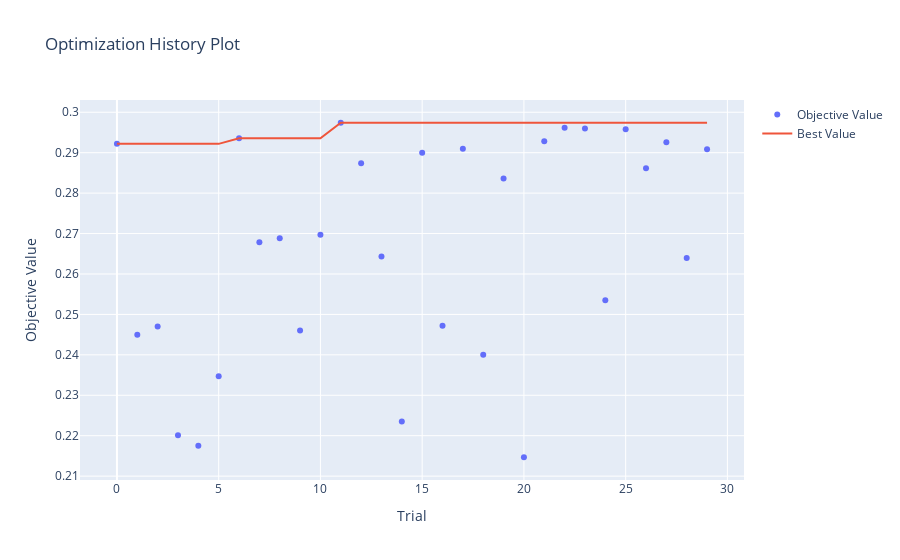

Notebook code cell kept with this figure:
### Code cell
optuna.visualization.plot_optimization_history(study_rf)

### Figure 1 — Plotly figure (JSON) as saved in the notebook; plotly's stock layout.template omitted (floating-point values rounded to 4 significant figures)
{"data": [{"mode": "markers", "name": "Objective Value", "type": "scatter", "x": [0, 1, 2, 3, 4, 5, 6, 7, 8, 9, 10, 11, 12, 13, 14, 15, 16, 17, 18, 19, 20, 21, 22, 23, 24, 25, 26, 27, 28, 29], "y": [0.2922, 0.245, 0.247, 0.2201, 0.2175, 0.2347, 0.2936, 0.2679, 0.2688, 0.246, 0.2697, 0.2974, 0.2874, 0.2643, 0.2235, 0.29, 0.2472, 0.2909, 0.24, 0.2836, 0.2147, 0.2928, 0.2961, 0.296, 0.2535, 0.2958, 0.2862, 0.2926, 0.264, 0.2909]}, {"mode": "lines", "name": "Best Value", "type": "scatter", "x": [0, 1, 2, 3, 4, 5, 6, 7, 8, 9, 10, 11, 12, 13, 14, 15, 16, 17, 18, 19, 20, 21, 22, 23, 24, 25, 26, 27, 28, 29], "y": [0.2922, 0.2922, 0.2922, 0.2922, 0.2922, 0.2922, 0.2936, 0.2936, 0.2936, 0.2936, 0.2936, 0.2974, 0.2974, 0.2974, 0.2974, 0.2974, 0.2974, 0.2974, 0.2974, 0.2974, 0.2974, 0.2974, 0.2974, 0.2974, 0.2974, 0.2974, 0.2974, 0.2974, 0.2974, 0.2974]}, {"marker": {"color": "#cccccc"}, "mode": "markers", "name": "Infeasible Trial", "showlegend": false, "type": "scatter", "x": [], "y": []}], "layout": {"title": {"text": "Optimization History Plot"}, "xaxis": {"title": {"text": "Trial"}}, "yaxis": {"title": {"text": "Objective Value"}}}}
